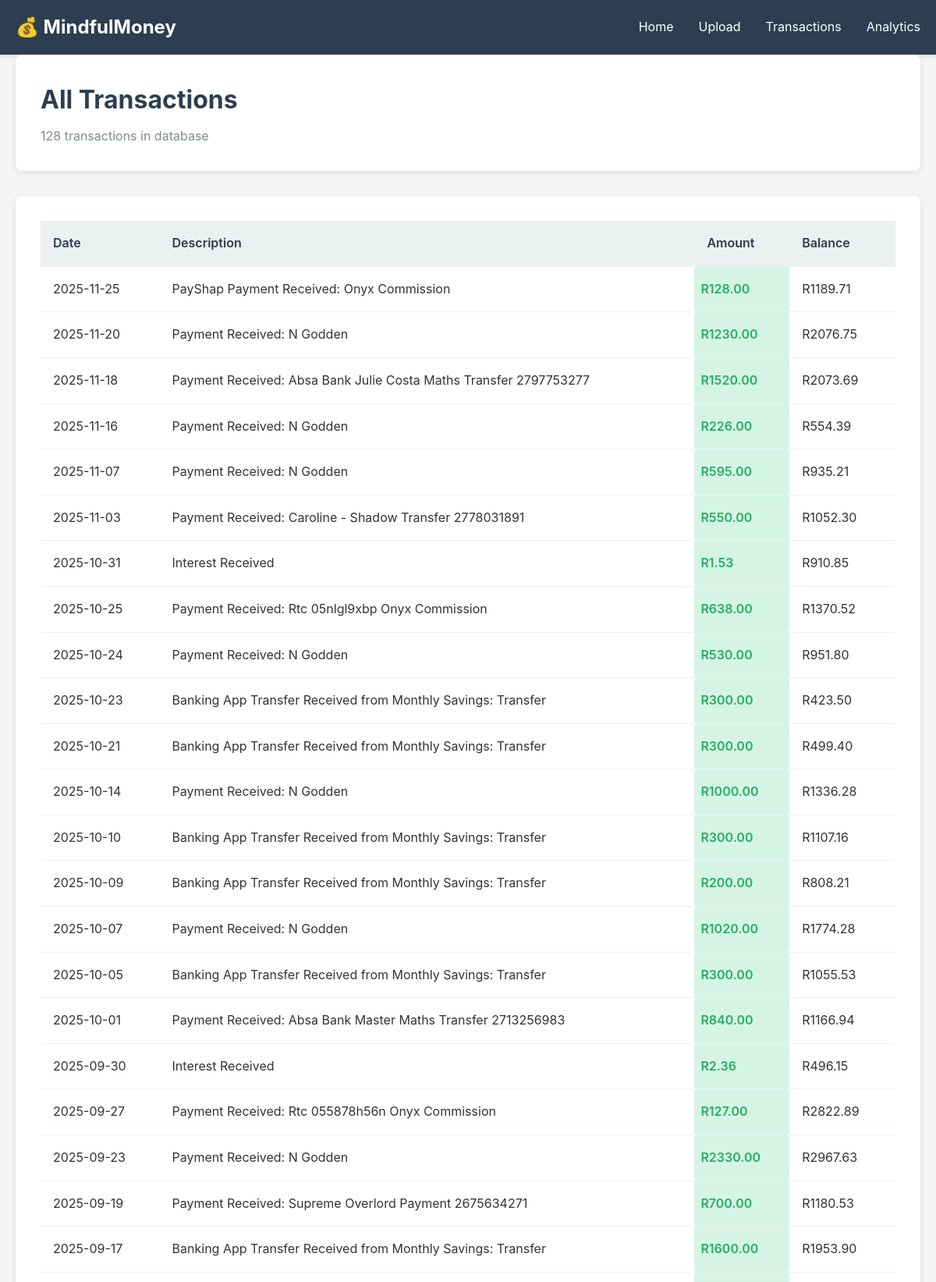
Page /transactions (upper part) on the committed database.
### tables this page shows
CREATE TABLE transactions (
            id INTEGER PRIMARY KEY AUTOINCREMENT,
            date TEXT NOT NULL,
            description TEXT,
            amount REAL NOT NULL,
            balance REAL,
            category TEXT,
            created_at TEXT DEFAULT CURRENT_TIMESTAMP
        );

### app.py (the view)
@app.route('/transactions')
def transactions():
    all_transactions = get_all_transactions()
    return render_template('transactions.html', transactions=all_transactions)

### db.py (called while the page is built)
@contextmanager
def get_db():
    conn = sqlite3.connect(DATABASE_PATH)
    conn.row_factory = sqlite3.Row  # Return rows as dictionaries instead of tuples
    try:
        yield conn
    finally:
        conn.close()

def get_all_transactions():
    with get_db() as conn:
        cursor = conn.cursor()
        cursor.execute('''
            SELECT id, date, description, amount, balance, category
            FROM transactions
            ORDER BY date DESC
        ''')
        return [dict(row) for row in cursor.fetchall()]

### templates/transactions.html (shortened to what this page needs)
{% extends "base.html" %}
{% block content %}
<div class="page-header">
    <h2>All Transactions</h2>
    <p>{{ transactions|length }} transactions in database</p>
</div>
{% if transactions %}
<div class="transactions-table">
    <table>
        <thead>
            <tr>
                <th>Date</th>
                <th>Description</th>
                <th>Amount</th>
                <th>Balance</th>
            </tr>
        </thead>
        <tbody>
            {% for transaction in transactions %}
            <tr>
                <td>{{ transaction.date }}</td>
                <td>{{ transaction.description }}</td>
                <td class="{% if transaction.amount < 0 %}amount-negative{% else %}amount-positive{% endif %}">
                    R{{ "%.2f"|format(transaction.amount) }}
                </td>
                <td>
                    {% if transaction.balance %}
                        R{{ "%.2f"|format(transaction.balance) }}
                    {% else %}
                        -
                    {% endif %}
                </td>
            </tr>
            {% endfor %}
        </tbody>
    </table>
</div>
{% else %}
<div class="empty-state">
    <p>No transactions found. <a href="{{ url_for('upload') }}">Upload your first CSV file</a> to get started!</p>
</div>
{% endif %}
{% endblock %}

### templates/base.html (shortened to what this page needs)
<!DOCTYPE html>
<html lang="en">
<head>
    <link rel="stylesheet" href="{{ url_for('static', filename='css/style.css') }}">
</head>
<body>
    <nav class="navbar">
        <div class="container">
            <h1 class="logo">💰 MindfulMoney</h1>
            <ul class="nav-links">
                <li><a href="{{ url_for('index') }}">Home</a></li>
                <li><a href="{{ url_for('upload') }}">Upload</a></li>
                <li><a href="{{ url_for('transactions') }}">Transactions</a></li>
                <li><a href="{{ url_for('analytics') }}">Analytics</a></li>
            </ul>
        </div>
    </nav>
    <main class="container">
        {% block content %}{% endblock %}
    </main>
</body>
</html>

### static/css/style.css (style rules this page uses)
* { margin: 0; padding: 0; box-sizing: border-box; }
body { font-family: -apple-system, BlinkMacSystemFont, 'Segoe UI', Roboto, 'Helvetica Neue', Arial, sans-serif; line-height: 1.6; color: #333; background-color: #f5f5f5; }
.container { max-width: 1200px; margin: 0 auto; padding: 0 20px; }
.navbar { background-color: #2c3e50; color: white; padding: 1rem 0; box-shadow: 0 2px 4px rgba(0,0,0,0.1); }
.navbar .container { display: flex; justify-content: space-between; align-items: center; }
.logo { font-size: 1.5rem; font-weight: bold; }
.nav-links { display: flex; list-style: none; gap: 2rem; }
.nav-links a { color: white; text-decoration: none; transition: opacity 0.3s; }
main { min-height: calc(100vh - 200px); padding: 2rem 0; }
.page-header { margin-bottom: 2rem; background: white; padding: 2rem; border-radius: 8px; box-shadow: 0 2px 8px rgba(0,0,0,0.1); }
.page-header h2 { font-size: 2rem; color: #2c3e50; margin-bottom: 0.5rem; }
.page-header p { color: #7f8c8d; }
.transactions-table { background: white; padding: 2rem; border-radius: 8px; box-shadow: 0 2px 8px rgba(0,0,0,0.1); overflow-x: auto; }
table { width: 100%; border-collapse: collapse; }
thead { background-color: #ecf0f1; }
th, td { padding: 1rem; text-align: left; border-bottom: 1px solid #ecf0f1; }
th { font-weight: 600; color: #2c3e50; }
.amount-positive { color: #27ae60; font-weight: 600; background-color: #d5f4e6; padding: 0.25rem 0.5rem; border-radius: 4px; }

### rows in the picture
transactions: amount "128.00", balance "1189.71"
transactions: amount "1230.00", balance "2076.75"
transactions: amount "1520.00", balance "2073.69"
transactions: amount "226.00", balance "554.39"
transactions: amount "595.00", balance "935.21"
transactions: amount "550.00", balance "1052.30"
transactions: amount "1.53", balance "910.85"
transactions: amount "638.00", balance "1370.52"
transactions: amount "530.00", balance "951.80"
transactions: amount "300.00", balance "423.50"
transactions: amount "300.00", balance "499.40"
transactions: amount "1000.00", balance "1336.28"
transactions: amount "300.00", balance "1107.16"
transactions: amount "200.00", balance "808.21"
transactions: amount "1020.00", balance "1774.28"
transactions: amount "300.00", balance "1055.53"
transactions: amount "840.00", balance "1166.94"
transactions: amount "2.36", balance "496.15"
transactions: amount "127.00", balance "2822.89"
transactions: amount "2330.00", balance "2967.63"
transactions: amount "700.00", balance "1180.53"
transactions: amount "1600.00", balance "1953.90"

### other values in the picture
{{ transactions|length }} "128"
